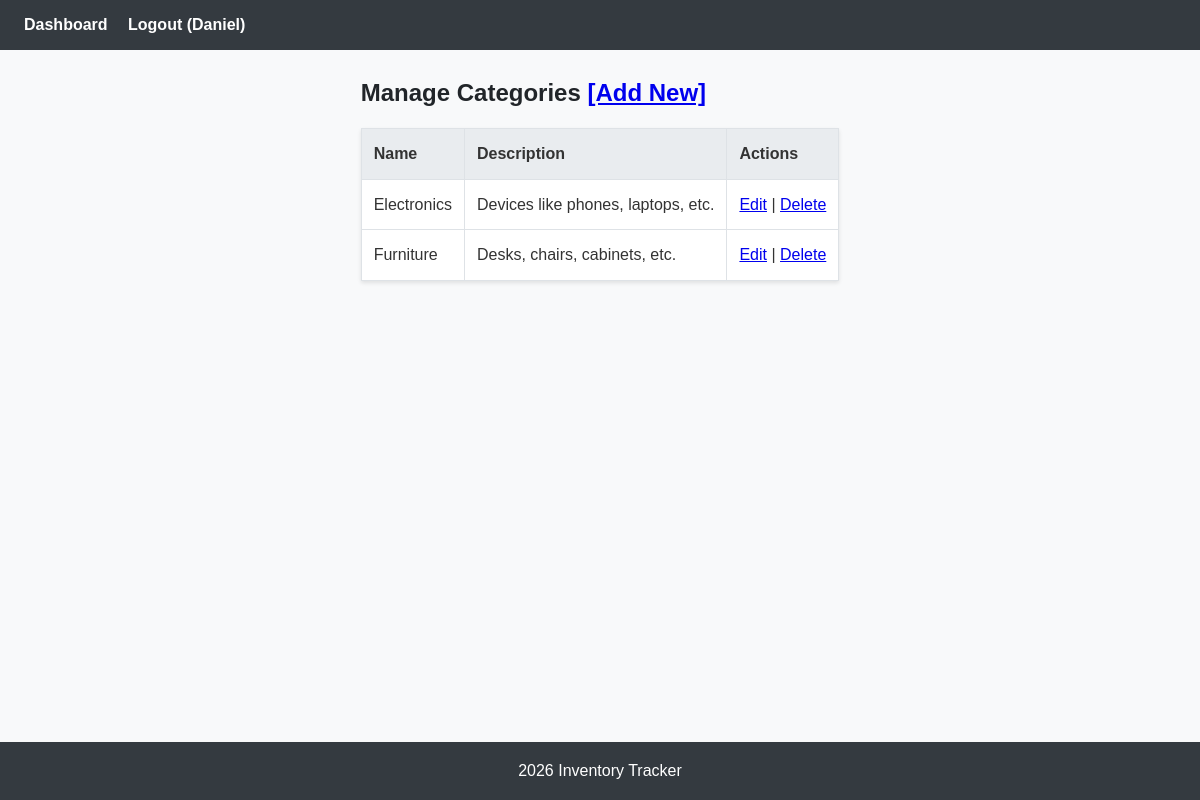
The app's page /categories/list.php (signed in) with its own data.
### tables this page shows
CREATE TABLE `categories` (
  `id` int(11) NOT NULL,
  `name` varchar(100) NOT NULL,
  `description` text DEFAULT NULL
);

### categories/list.php (the view, shortened to what this page needs)
<?php
require '../functions.php';
$categories = $pdo->query("SELECT * FROM categories")->fetchAll();
include '../header.php';
?>
<h2>Manage Categories <a href="add.php">[Add New]</a></h2>
<table>
  <tr><th>Name</th><th>Description</th><th>Actions</th></tr>
  <?php foreach($categories as $c): ?>
    <tr>
      <td><?= htmlspecialchars($c['name']) ?></td>
      <td><?= htmlspecialchars($c['description']) ?></td>
      <td>
        <a href="edit.php?id=<?= $c['id'] ?>">Edit</a> |
        <a href="delete.php?id=<?= $c['id'] ?>"
           onclick="return confirm('Delete this category?');">
           Delete
        </a>
      </td>
    </tr>
  <?php endforeach; ?>
</table>
<?php include '../footer.php'; ?>

### assets/css/style.css (style rules this page uses)
* { margin: 0; padding: 0; box-sizing: border-box; }
body { font-family: Arial, sans-serif; background-color: #f8f9fa; color: #333; line-height: 1.6; min-height: 100vh; display: flex; flex-direction: column; }
h1, h2 { margin-bottom: 1rem; color: #212529; }
table { width: 100%; border-collapse: collapse; background: #fff; box-shadow: 0 2px 4px rgba(0,0,0,0.1); margin-bottom: 2rem; }
table th, table td { padding: 0.75rem; border: 1px solid #dee2e6; text-align: left; }
table th { background-color: #e9ecef; }

### records on screen
categories: name "Electronics", description "Devices like phones, laptops, etc."
categories: name "Furniture", description "Desks, chairs, cabinets, etc."

### other values on screen
$_SESSION['username'] "Daniel"
